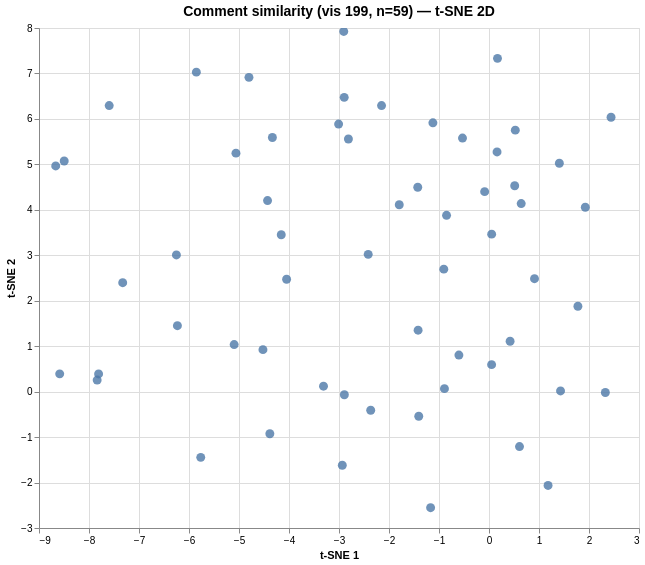

Vega-Lite specification for this chart:
### Vega specification from a JSON file in a GitHub repository (floating-point values rounded to 4 significant figures)
{"$schema": "https://vega.github.io/schema/vega/v6.json", "data": [{"name": "param_1e9efca18e7a2868_store"}, {"name": "source_0", "values": [{"comment": "I noticed there is a big section of trump votes and then on the opposite side is Hilary votes.  I wonder how they sorted…", "dim_1": -5.853, "dim_2": 7.029, "index": 0}, {"comment": "In the area that i live, the democratic side stands out but just a few blocks away you can see a much more dominating re…", "dim_1": 1.926, "dim_2": 4.056, "index": 1}, {"comment": "In the area of Fair field, Trump is not very supported, and the population of 337 votes for him which is 23%. So there's…", "dim_1": -7.326, "dim_2": 2.397, "index": 2}, {"comment": "I noticed that not that many people in the United states do not support Hillary but California and the city I live in do…", "dim_1": -4.521, "dim_2": 0.924, "index": 3}, {"comment": "while looking at the map i noticed how much red there was. The red stands for all of the places that mostly voted for tr…", "dim_1": -2.893, "dim_2": -0.068, "index": 4}, {"comment": "When looking over the map I have notice even the major of the news and social media hates donald trump his supports and …", "dim_1": -2.934, "dim_2": -1.62, "index": 5}, {"comment": "One thing I had noticed was the amount of red on the map. From what it seems is that majority of America supports Trump,…", "dim_1": -2.366, "dim_2": -0.409, "index": 6}, {"comment": "At a glance, I notice that the map is absolutely cover in red. Red being the republicans whom voted for Trump. There is …", "dim_1": -0.602, "dim_2": 0.804, "index": 7}, {"comment": "The majority of America are trump supporters according to this graph, I wonder how people can still support him after th…", "dim_1": -4.383, "dim_2": -0.927, "index": 8}, {"comment": "When looking at this graph, the first thing I notice is how much red and how little blue. The red shows all of the suppo…", "dim_1": -4.048, "dim_2": 2.473, "index": 9}, {"comment": "I noticed that most of the map is red and there are only very few parts where there is blue support.  The few places whe…", "dim_1": -1.418, "dim_2": 1.352, "index": 10}, {"comment": "I have noticed (On the map and within the country) That the amount of Trump supporters, in reality, was larger than we e…", "dim_1": -5.765, "dim_2": -1.446, "index": 11}, {"comment": "I noticed that my town is split 50/50 between republican and democrat. Its pretty interesting to see my town like that b…", "dim_1": 0.17, "dim_2": 7.332, "index": 12}, {"comment": "The main thing that is noticed in this graph is that the republican party dominated over the democratic party in the pre…", "dim_1": -4.155, "dim_2": 3.452, "index": 13}, {"comment": "the first thing i noticed would obviously be that almost the whole U.S. is red which means they are trump supporters. i …", "dim_1": -3.31, "dim_2": 0.12, "index": 14}, {"comment": "I noticed that the map is mainly covered red. The red is for Republicans. Majority of the people have voted for Trump/Re…", "dim_1": 0.052, "dim_2": 0.594, "index": 15}, {"comment": "Looking back at the 2016 presidential election, I remember how 50/50 the votes were up until the last few seconds of the…", "dim_1": -4.801, "dim_2": 6.914, "index": 16}, {"comment": "I notice that the map has more red then blue. Meaning most Americans voted for Donald John Trump and not that many voted…", "dim_1": -0.891, "dim_2": 0.066, "index": 17}, {"comment": "The main thing that i noticed about the map is that the majority of america voted for trump. i wonder if they voted him …", "dim_1": 0.61, "dim_2": -1.208, "index": 18}, {"comment": "I notice that large cities are mostly Democratic while the rest of the United States is Republican. I believe this is a …", "dim_1": -8.586, "dim_2": 0.391, "index": 19}, {"comment": "I noticed that the whole map is almost all red and which sucks because a lot of people voted for trump. This shows that …", "dim_1": 0.422, "dim_2": 1.108, "index": 20}, {"comment": "On this map there is more republicans on the map than democrats.\ni wonder if the president has a reasoning for the major…", "dim_1": 1.431, "dim_2": 0.015, "index": 21}, {"comment": "I noticed that the map is very heavily red. My area is mostly blue, which is great. I am deeply saddened by all the red …", "dim_1": 0.91, "dim_2": 2.485, "index": 22}, {"comment": "Based on the map I see a lot of red areas which was surprising to me because I just assumed that the majority of Califor…", "dim_1": 1.778, "dim_2": 1.879, "index": 23}, {"comment": "I noticed that there is a lot of red on the map of the United States. It isn't good because that means the people who vo…", "dim_1": -1.405, "dim_2": -0.542, "index": 24}, {"comment": "I noticed that most of the map is red, which is strange. Considering that the polls were so close, those little blue are…", "dim_1": -1.425, "dim_2": 4.496, "index": 25}, {"comment": "It would be interesting to view the exact map based on the midterm election results to compare how the country's politic…", "dim_1": 2.327, "dim_2": -0.019, "index": 26}, {"comment": "This is an interesting graph.", "dim_1": -4.429, "dim_2": 4.204, "index": 27}, {"comment": "i wonder why maine is partially white", "dim_1": 2.441, "dim_2": 6.037, "index": 28}, {"comment": "The first thing that I had noticed from this map was that the majority of it was red. It was something that I had not ex…", "dim_1": 0.053, "dim_2": 3.465, "index": 29}, {"comment": "I notice that in Fairfield, it is strongly democratic based. I wonder if it is based off of the demographics of differen…", "dim_1": -8.666, "dim_2": 4.966, "index": 30}, {"comment": "One main thing I have noticed is that a majority of my neighborhood has voted for Hillary Clinton. As I drive through my…", "dim_1": -6.232, "dim_2": 1.451, "index": 31}, {"comment": "fairfield is mainly Hilary supporters..im disappointed to be honest. i live in a old white neighborhood and they still h…", "dim_1": -8.496, "dim_2": 5.074, "index": 32}, {"comment": "Where I live: \nClinton- 61%\nTrump- 31%\n\nI noticed that there are twice as many people who voted for Hillary than people …", "dim_1": -5.097, "dim_2": 1.035, "index": 33}, {"comment": "Boogie down for Obama", "dim_1": 1.181, "dim_2": -2.063, "index": 34}, {"comment": "Hillary was good. Much sad by this article.\nmy headline:\n\"Much Sad by No Hillary\"", "dim_1": -7.596, "dim_2": 6.294, "index": 35}, {"comment": "Russia didn't vote?!?", "dim_1": -1.168, "dim_2": -2.553, "index": 36}, {"comment": "Something that stands out to me right away about this graph is the dominated by the color red, which I had not been expe…", "dim_1": -0.849, "dim_2": 3.879, "index": 37}, {"comment": "Something I noticed was that Trump seems to win by a landslide based of area of influence alone, because almost all of t…", "dim_1": -3.008, "dim_2": 5.886, "index": 38}, {"comment": "Welcome to “What’s Going On in This Graph?” and the Wednesday moderation.  Today’s graph is a heat map showing the votin…", "dim_1": -4.332, "dim_2": 5.591, "index": 39}, {"comment": "The first thing I noticed about this graph is that red completely dominates the entire country. But, in my town, and on …", "dim_1": -2.812, "dim_2": 5.558, "index": 40}, {"comment": "Teachers told us that they wanted to see the graphs sooner so there is more time to lesson plan.  Here is the revised sc…", "dim_1": -5.061, "dim_2": 5.247, "index": 41}, {"comment": "I notice that there seems to be a lot more red areas than blue, which could represent the population of a certain group …", "dim_1": -1.795, "dim_2": 4.111, "index": 42}, {"comment": "Where I live, Hampstead, New Hampshire, voting follows the national trend in supporting Trump. In my town, 58% of voters…", "dim_1": -2.905, "dim_2": 7.924, "index": 43}, {"comment": "What first noticed about the map and specifically where I live is the fact almost all the neighboring precincts includin…", "dim_1": -2.896, "dim_2": 6.474, "index": 44}, {"comment": "The first thing I noticed was how dominant the color red was. It seems as though the majority of the people in the U.S. …", "dim_1": 1.407, "dim_2": 5.024, "index": 45}, {"comment": "The first thing I noticed when I first looked at the map was that it appears that the red areas, which are areas that vo…", "dim_1": -1.122, "dim_2": 5.914, "index": 46}, {"comment": "What I noticed about the map is that the area that I live in voted more for Clinton than for Trump. My small town was en…", "dim_1": -2.149, "dim_2": 6.294, "index": 47}, {"comment": "When I first opened the map I immediately said, \"Wow...I had no idea that much of the country voted Republican.\"  I noti…", "dim_1": -0.53, "dim_2": 5.578, "index": 48}, {"comment": "What I first noticed about the map was that the majority of the country was red or voted Republican. In addition, the mi…", "dim_1": 0.161, "dim_2": 5.273, "index": 49}, {"comment": "I noticed that my state, Massachusetts, is one of the only states that is mostly blue. Although there is some red, my to…", "dim_1": -0.087, "dim_2": 4.4, "index": 50}, {"comment": "I notice that in terms of surface area, the map is predominantly red. However, regions around large cities are almost mo…", "dim_1": 0.526, "dim_2": 5.753, "index": 51}, {"comment": "It is interesting to see this zoomed out view of the country to better understand the spread of votes for each party. I …", "dim_1": -2.416, "dim_2": 3.02, "index": 52}, {"comment": "As I look closely at the interactive map, I notice that primarily the country is red, but when you zoom in closely to wh…", "dim_1": 0.514, "dim_2": 4.53, "index": 53}, {"comment": "According to the New York Times “An Extremely Detailed Map of the 2016 Election”, the region where I live in Marblehead,…", "dim_1": -6.252, "dim_2": 3.008, "index": 54}, {"comment": "Although my state looks predominantly red, in my zip code area it was heavily blue. I noticed that traditionally red sta…", "dim_1": 0.644, "dim_2": 4.138, "index": 55}, {"comment": "I noticed that in the 2016 election, Donald Trump had the majority of the country's support. When I went into my zip cod…", "dim_1": -7.808, "dim_2": 0.389, "index": 56}, {"comment": "I noticed that the majority of the map is red and there are only very few parts where there is blue support.  The few pl…", "dim_1": -0.904, "dim_2": 2.695, "index": 57}, {"comment": "I noticed that geographically, Trump has the support of most of the country. When I focused on my zip code, a majority o…", "dim_1": -7.837, "dim_2": 0.255, "index": 58}]}, {"name": "source_0_x_domain_dim_1", "values": [{"min": -8.666, "max": 2.441}]}, {"name": "source_0_y_domain_dim_2", "values": [{"min": -2.553, "max": 7.924}]}], "signals": [{"name": "unit", "value": {}, "on": [{"events": "pointermove", "update": "isTuple(group()) ? group() : unit"}]}, {"name": "param_1e9efca18e7a2868", "update": "vlSelectionResolve(\"param_1e9efca18e7a2868_store\", \"union\")"}, {"name": "param_1e9efca18e7a2868_dim_1", "on": [{"events": [{"source": "view", "type": "dblclick"}], "update": "null"}, {"events": {"signal": "param_1e9efca18e7a2868_translate_delta"}, "update": "panLinear(param_1e9efca18e7a2868_translate_anchor.extent_x, -param_1e9efca18e7a2868_translate_delta.x / width)"}, {"events": {"signal": "param_1e9efca18e7a2868_zoom_delta"}, "update": "zoomLinear(domain(\"x\"), param_1e9efca18e7a2868_zoom_anchor.x, param_1e9efca18e7a2868_zoom_delta)"}]}, {"name": "param_1e9efca18e7a2868_dim_2", "on": [{"events": [{"source": "view", "type": "dblclick"}], "update": "null"}, {"events": {"signal": "param_1e9efca18e7a2868_translate_delta"}, "update": "panLinear(param_1e9efca18e7a2868_translate_anchor.extent_y, param_1e9efca18e7a2868_translate_delta.y / height)"}, {"events": {"signal": "param_1e9efca18e7a2868_zoom_delta"}, "update": "zoomLinear(domain(\"y\"), param_1e9efca18e7a2868_zoom_anchor.y, param_1e9efca18e7a2868_zoom_delta)"}]}, {"name": "param_1e9efca18e7a2868_tuple", "on": [{"events": [{"signal": "param_1e9efca18e7a2868_dim_1 || param_1e9efca18e7a2868_dim_2"}], "update": "param_1e9efca18e7a2868_dim_1 && param_1e9efca18e7a2868_dim_2 ? {unit: \"\", fields: param_1e9efca18e7a2868_tuple_fields, values: [param_1e9efca18e7a2868_dim_1,param_1e9efca18e7a2868_dim_2]} : null"}]}, {"name": "param_1e9efca18e7a2868_tuple_fields", "value": [{"field": "dim_1", "channel": "x", "type": "R"}, {"field": "dim_2", "channel": "y", "type": "R"}]}, {"name": "param_1e9efca18e7a2868_translate_anchor", "value": {}, "on": [{"events": [{"source": "scope", "type": "pointerdown"}], "update": "{x: x(unit), y: y(unit), extent_x: domain(\"x\"), extent_y: domain(\"y\")}"}]}, {"name": "param_1e9efca18e7a2868_translate_delta", "value": {}, "on": [{"events": [{"source": "window", "between": [{"source": "scope", "type": "pointerdown"}, {"source": "window", "type": "pointerup"}], "consume": true, "type": "pointermove"}], "update": "{x: param_1e9efca18e7a2868_translate_anchor.x - x(unit), y: param_1e9efca18e7a2868_translate_anchor.y - y(unit)}"}]}, {"name": "param_1e9efca18e7a2868_zoom_anchor", "on": [{"events": [{"source": "scope", "type": "wheel", "consume": true}], "update": "{x: invert(\"x\", x(unit)), y: invert(\"y\", y(unit))}"}]}, {"name": "param_1e9efca18e7a2868_zoom_delta", "on": [{"events": [{"source": "scope", "type": "wheel", "consume": true}], "update": "pow(1.001, event.deltaY * pow(16, event.deltaMode))", "force": true}]}, {"name": "param_1e9efca18e7a2868_modify", "on": [{"events": {"signal": "param_1e9efca18e7a2868_tuple"}, "update": "modify(\"param_1e9efca18e7a2868_store\", param_1e9efca18e7a2868_tuple, true)"}]}], "marks": [{"type": "symbol", "name": "marks", "from": {"data": "source_0"}, "encode": {"update": {"opacity": {"value": 0.8}, "fill": {"value": "#4c78a8"}, "tooltip": {"signal": "{\"Comment #\": format(datum[\"index\"], \"\"), \"Comment\": isValid(datum[\"comment\"]) ? datum[\"comment\"] : \"\"+datum[\"comment\"]}"}, "x": {"field": "dim_1", "scale": "x"}, "y": {"field": "dim_2", "scale": "y"}, "shape": {"value": "circle"}, "size": {"value": 80}}}, "interactive": true, "clip": true, "style": ["circle"]}], "scales": [{"name": "x", "type": "linear", "domain": [{"signal": "(data(\"source_0_x_domain_dim_1\")[0] || {}).min"}, {"signal": "(data(\"source_0_x_domain_dim_1\")[0] || {}).max"}], "range": [0, {"signal": "width"}], "zero": true, "domainRaw": {"signal": "param_1e9efca18e7a2868[\"dim_1\"]"}, "nice": true}, {"name": "y", "type": "linear", "domain": [{"signal": "(data(\"source_0_y_domain_dim_2\")[0] || {}).min"}, {"signal": "(data(\"source_0_y_domain_dim_2\")[0] || {}).max"}], "range": [{"signal": "height"}, 0], "nice": true, "domainRaw": {"signal": "param_1e9efca18e7a2868[\"dim_2\"]"}, "zero": true}], "axes": [{"scale": "x", "orient": "bottom", "domain": false, "gridScale": "y", "minExtent": 0, "tickCount": {"signal": "ceil(width/40)"}, "ticks": false, "grid": true, "labels": false, "aria": false, "maxExtent": 0, "zindex": 0}, {"scale": "y", "zindex": 0, "aria": false, "maxExtent": 0, "minExtent": 0, "ticks": false, "domain": false, "labels": false, "grid": true, "tickCount": {"signal": "ceil(height/40)"}, "gridScale": "x", "orient": "left"}, {"scale": "x", "orient": "bottom", "zindex": 0, "title": "t-SNE 1", "grid": false, "labelOverlap": true, "labelFlush": true, "tickCount": {"signal": "ceil(width/40)"}}, {"scale": "y", "grid": false, "labelOverlap": true, "tickCount": {"signal": "ceil(height/40)"}, "zindex": 0, "orient": "left", "title": "t-SNE 2"}], "title": {"text": "Comment similarity (vis 199, n=59) — t-SNE 2D", "fontSize": 14, "frame": "group"}, "width": 600, "background": "white", "padding": 5, "height": 500, "style": "cell"}
